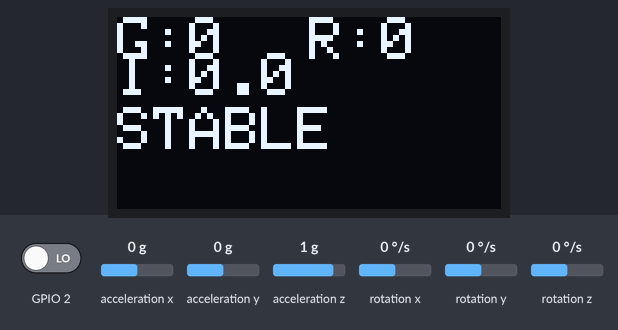
A sketch run on a simulated ESP32. Parts: 128×64 one-colour display. The inputs (shaded band) are chosen by the test bench; at power-on: acceleration y 0 g, acceleration z 1 g, rotation x 0 °/s, rotation y 0 °/s, GPIO 2 LOW, acceleration x 0 g, rotation z 0 °/s. The sensor or clock chip raises its interrupt line as the real part does; what the sketch prints to the serial monitor is not drawn.

Above: at 3.9 s.
4.0 s: acceleration y set to -1.4 g
At 4.9 s:
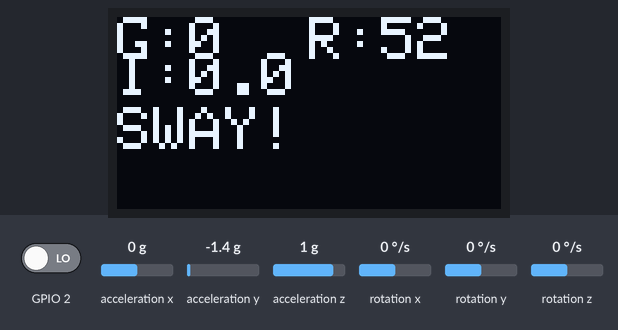
5.8 s: acceleration y set to 0 g
At 5.92 s:
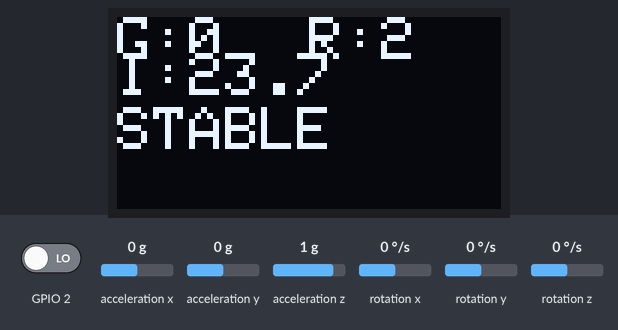
7.4 s: acceleration z set to -1.4 g
At 7.62 s:
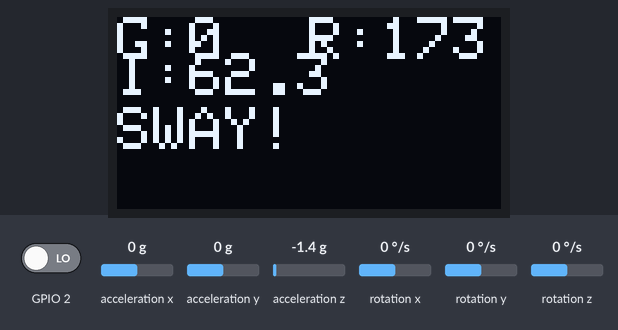
9.0 s: rotation x set to -192 °/s
At 9.8 s:
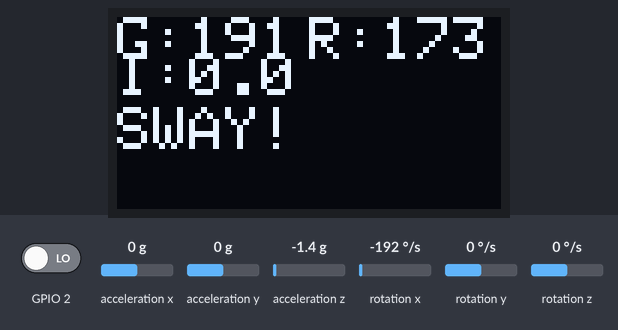
10.6 s: rotation y set to -192 °/s
At 12.3 s:
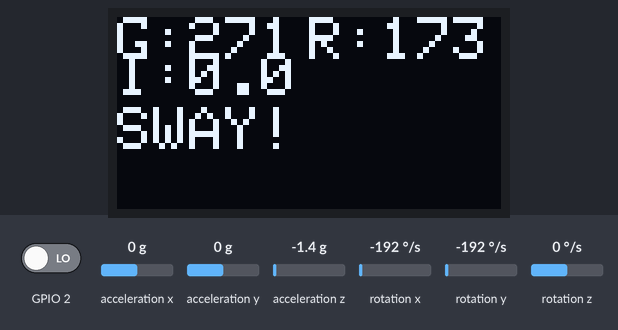
Timing chart, 0 to 13.2 s (numbered marks = the images above; inputs shaded):
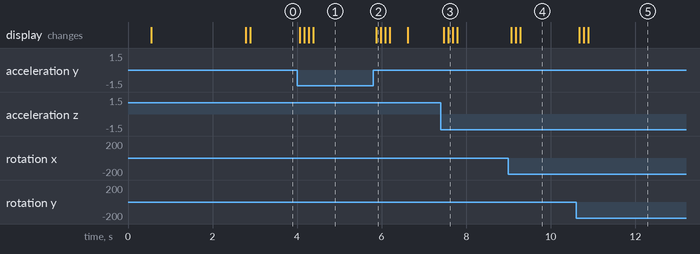

Measured:
- after the input at 4.0 s, the display: first changes after 0.06 s (image 1 shows a later state)
- after the input at 5.8 s, the display: changes after 0.07 s (image 2)
- after the input at 7.4 s, the display: first changes after 0.07 s (image 3 shows a later state)
- after the input at 9.0 s, the display: first changes after 0.07 s (image 4 shows a later state)
- after the input at 10.6 s, the display: first changes after 0.07 s (image 5 shows a later state)

The sketch:

SWAY_test.ino
```cpp
// (licence header left out)
#include "I2Cdev.h"
#include "MPU6050_6Axis_MotionApps20.h"
#include <Wire.h>
#include <Adafruit_GFX.h>
#include <Adafruit_SSD1306.h>

#define SCREEN_WIDTH 128
#define SCREEN_HEIGHT 64
#define OLED_RESET    -1
Adafruit_SSD1306 display(SCREEN_WIDTH, SCREEN_HEIGHT, &Wire, OLED_RESET);

MPU6050 mpu(0x69);

// --- MPU Variables ---
bool dmpReady = false;
uint16_t packetSize;
uint8_t FIFOBuffer[64];
Quaternion q;
VectorInt16 gy;
VectorFloat gravity;
float ypr[3];

// --- Interrupt ---
volatile bool MPUInterrupt = false;
void dmpDataReady() { MPUInterrupt = true; }

// --- TUNING (UNCHANGED — YOUR TESTED VALUES) ---
#define MIN_TILT_TRIGGER      9.0f
#define MIN_GYRO_TRIGGER      8.0f

#define HARD_TILT_LIMIT       35.0f
#define HARD_GYRO_LIMIT       40.0f

#define CONFIRM_MS            80

// --- STATE ---
float gyroEnergy = 0;
float rollBaseline = 0;
unsigned long swayStart = 0;
bool swayDetected = false;

// ===================== IRREGULARITY VARIABLES =====================
#define IRREG_WINDOW 20
float rollBuffer[IRREG_WINDOW];
int rollIndex = 0;
bool rollBufferFilled = false;

float rollIrregularity = 0;
#define IRREGULARITY_LIMIT 3.0f
// ================================================================

// ===================== SAFETY =====================
bool calibrationDone = false;
// ==================================================

void setup() {
  Wire.begin();
  Wire.setClock(400000);
  Serial.begin(115200);

  if(!display.begin(SSD1306_SWITCHCAPVCC, 0x3C)) for(;;);
  display.clearDisplay();
  display.setTextColor(SSD1306_WHITE);
  display.setTextSize(1);

  mpu.initialize();
  pinMode(2, INPUT);
  uint8_t devStatus = mpu.dmpInitialize();

  mpu.setXGyroOffset(220);
  mpu.setYGyroOffset(76);
  mpu.setZGyroOffset(-85);
  mpu.setZAccelOffset(1788);

  if (devStatus == 0) {
    mpu.CalibrateAccel(6);
    mpu.CalibrateGyro(6);
    mpu.setDMPEnabled(true);
    attachInterrupt(digitalPinToInterrupt(2), dmpDataReady, RISING);
    dmpReady = true;
    packetSize = mpu.dmpGetFIFOPacketSize();
  } else {
    while(1);
  }

  // -------- BASELINE CALIBRATION --------
  Serial.println("Calibrating Baseline (Keep Still)...");
  display.setCursor(0,0);
  display.println("Calibrating...");
  display.display();

  long rSum = 0;
  int validSamples = 0;

  mpu.resetFIFO();
  delay(1000);

  while(validSamples < 100) {
    if (mpu.dmpGetCurrentFIFOPacket(FIFOBuffer)) {
      mpu.dmpGetQuaternion(&q, FIFOBuffer);
      mpu.dmpGetGravity(&gravity, &q);
      mpu.dmpGetYawPitchRoll(ypr, &q, &gravity);

      rSum += (ypr[2] * 180/M_PI);   // ROLL ONLY
      validSamples++;
      delay(5);
    }
  }

  rollBaseline = rSum / 100.0;
  calibrationDone = true;
}

void loop() {
  if (!dmpReady) return;

  if (mpu.dmpGetCurrentFIFOPacket(FIFOBuffer)) {

    mpu.dmpGetQuaternion(&q, FIFOBuffer);
    mpu.dmpGetGravity(&gravity, &q);
    mpu.dmpGetYawPitchRoll(ypr, &q, &gravity);
    mpu.dmpGetGyro(&gy, FIFOBuffer);

    float roll = ypr[2] * 180/M_PI;

    // -------- ROLL-ONLY DEVIATION --------
    float rollDelta = fabs(roll - rollBaseline);

    // -------- GYRO ENERGY --------
    float gx = gy.x / 16.4;
    float gy_val = gy.y / 16.4;
    float currentGyroMag = sqrt(gx*gx + gy_val*gy_val);
    gyroEnergy = (gyroEnergy * 0.8) + (currentGyroMag * 0.2);

    // -------- ROLL IRREGULARITY --------
    rollBuffer[rollIndex] = rollDelta;
    rollIndex++;

    if (rollIndex >= IRREG_WINDOW) {
      rollIndex = 0;
      rollBufferFilled = true;
    }

    if (rollBufferFilled) {
      float mean = 0;
      for(int i = 0; i < IRREG_WINDOW; i++)
        mean += rollBuffer[i];
      mean /= IRREG_WINDOW;

      float var = 0;
      for(int i = 0; i < IRREG_WINDOW; i++)
        var += (rollBuffer[i] - mean) * (rollBuffer[i] - mean);
      var /= IRREG_WINDOW;

      rollIrregularity = sqrt(var);
    }

    // -------- BASELINE DRIFT (ONLY WHEN STABLE) --------
    if (calibrationDone &&
        !swayDetected &&
        gyroEnergy < 2.0f) {

      rollBaseline = rollBaseline * 0.995f + roll * 0.005f;
    }

    // -------- SWAY LOGIC (ROLL ONLY) --------
    bool normalSway =
      calibrationDone &&
      (rollDelta > MIN_TILT_TRIGGER) &&
      (gyroEnergy > MIN_GYRO_TRIGGER) &&
      (rollIrregularity > IRREGULARITY_LIMIT);

    bool hardTrigger =
      calibrationDone &&
      ((rollDelta > HARD_TILT_LIMIT) ||
       (gyroEnergy > HARD_GYRO_LIMIT));

    if (normalSway || hardTrigger) {
      if (swayStart == 0) swayStart = millis();
      if (millis() - swayStart > CONFIRM_MS) swayDetected = true;
    } else {
      swayStart = 0;
      swayDetected = false;
    }

    // -------- SERIAL --------
    Serial.print("Gyro:"); Serial.print(gyroEnergy);
    Serial.print(" RollΔ:"); Serial.print(rollDelta);
    Serial.print(" Irreg:"); Serial.print(rollIrregularity);
    Serial.print(" STATE:"); Serial.println(swayDetected ? 40 : 0);

    // -------- OLED --------
    static unsigned long lastDraw = 0;
    if (millis() - lastDraw > 100) {
      lastDraw = millis();
      display.clearDisplay();

      display.setCursor(0, 0);
      display.print("G:"); display.print((int)gyroEnergy);
      display.setCursor(64, 0);
      display.print("R:"); display.print((int)rollDelta);

      display.setCursor(0, 12);
      display.print("I:"); display.print(rollIrregularity, 1);

      display.setCursor(0, 30);
      display.setTextSize(2);
      if(swayDetected) display.print("SWAY!");
      else display.print("STABLE");

      display.display();
    }
  }
}
```
